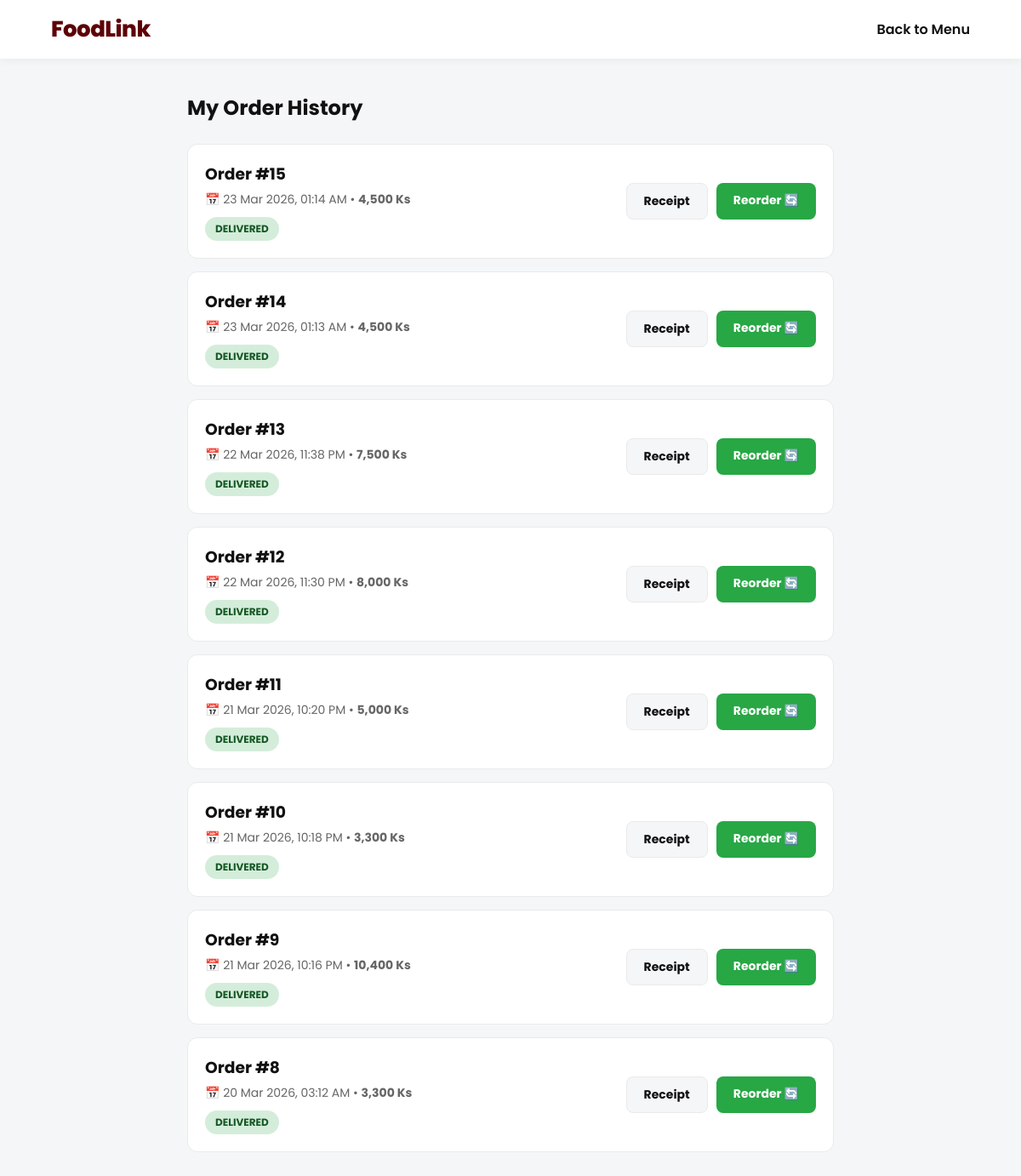
The page /foodlink/my_orders.php (signed in) on the database its author committed.
### tables this page shows
CREATE TABLE `orders` (
  `order_id` int(11) NOT NULL,
  `user_id` int(11) NOT NULL,
  `rider_id` int(11) DEFAULT NULL,
  `total_amount` decimal(10,2) NOT NULL,
  `delivery_address` text NOT NULL,
  `phone_number` varchar(20) NOT NULL,
  `notes` text DEFAULT NULL,
  `payment_method` varchar(50) DEFAULT 'COD',
  `status` varchar(50) DEFAULT 'pending',
  `created_at` timestamp NOT NULL DEFAULT current_timestamp()
);

### foodlink/my_orders.php (the view, shortened to what this page needs)
<?php
require 'includes/db.php';
$user_id = $_SESSION['user_id'];
$stmt = $pdo->prepare("SELECT * FROM orders WHERE user_id = ? ORDER BY created_at DESC");
$stmt->execute([$user_id]);
$orders = $stmt->fetchAll();
?>
<!DOCTYPE html>
<html lang="en">
<head>
    <link rel="stylesheet" href="assets/style.css">
</head>
<body>
    <nav class="navbar">
        <a href="index.php" class="navbar-brand">FoodLink</a>
        <div class="nav-actions">
            <a href="index.php" class="translatable" data-en="Back to Menu" data-my="မီနူးသို့ ပြန်သွားမည်" style="color: var(--text-dark); text-decoration: none; font-weight: 600;">Back to Menu</a>
        </div>
    </nav>
    <div class="orders-container">
        <h2 style="color: var(--text-dark); margin-bottom: 25px;" class="translatable" data-en="My Order History" data-my="ကျွန်ုပ်၏ အော်ဒါမှတ်တမ်း">My Order History</h2>
        <?php if(count($orders) > 0): ?>
            <?php foreach($orders as $order): ?>
                <div class="customer-order-card">
                    <div>
                        <h3 style="margin: 0 0 5px; color: var(--text-dark);">Order #<?= $order['order_id'] ?></h3>
                        <p style="margin: 0 0 5px; color: var(--text-muted); font-size: 14px;">📅 <?= date('d M Y, h:i A', strtotime($order['created_at'])) ?> • <strong><?= number_format($order['total_amount'], 0) ?> Ks</strong></p>
                        <span class="status-badge status-<?= $order['status'] ?>"><?= $order['status'] ?></span>
                    </div>
                    <div class="action-buttons">
                        <?php if($order['status'] === 'pending' || $order['status'] === 'preparing' || $order['status'] === 'ready'): ?>
                            <a href="track_order.php?id=<?= $order['order_id'] ?>" class="btn-primary" style="padding: 10px 20px; font-size: 14px; width: auto; margin: 0;">Track Order</a>
                        <?php else: ?>
                            <a href="receipt.php?id=<?= $order['order_id'] ?>" class="btn-primary translatable" data-en="Receipt" data-my="ဖြတ်ပိုင်း" style="padding: 10px 20px; font-size: 14px; background: var(--bg-light); color: var(--text-dark); border: 1px solid var(--border-light); width: auto; margin: 0;">Receipt</a>
                            <a href="my_orders.php?action=reorder&id=<?= $order['order_id'] ?>" class="btn-primary translatable" data-en="Reorder" data-my="ထပ်မံမှာယူမည်" style="padding: 10px 20px; font-size: 14px; background: #28a745; width: auto; margin: 0;">Reorder 🔄</a>
                        <?php endif; ?>
                    </div>
                </div>
            <?php endforeach; ?>
        <?php endif; ?>
    </div>
</body>
</html>

### foodlink/assets/style.css (style rules this page uses)
:root { --primary-color: #5E0006; --primary-hover: #8A0009; --accent-color: #F5A623; --bg-light: #F4F6F8; --white: #FFFFFF; --text-dark: #111111; --text-muted: #666666; --border-light: #EAEAEA; --shadow-card: 0 4px 16px rgba(0,0,0,0.06); --shadow-hover: 0 12px 24px rgba(94, 0, 6, 0.15); }
* { margin: 0; padding: 0; box-sizing: border-box; font-family: 'Poppins', sans-serif; }
body { background-color: var(--bg-light); color: var(--text-dark); -webkit-font-smoothing: antialiased; }
.navbar { position: sticky; top: 0; background: var(--white); padding: 15px 5%; display: flex; justify-content: space-between; align-items: center; box-shadow: 0 2px 10px rgba(0,0,0,0.05); z-index: 1000; }
.navbar-brand { font-size: 26px; font-weight: 800; color: var(--primary-color); text-decoration: none; letter-spacing: -0.5px; }
.nav-actions { display: flex; gap: 20px; align-items: center; }
.btn-primary { width: 100%; padding: 15px; background: var(--primary-color); color: var(--white); border: none; border-radius: 8px; font-size: 15px; font-weight: 700; cursor: pointer; transition: 0.3s; margin-top: 10px; display: block; text-align: center; text-decoration: none; }
.status-badge { padding: 5px 12px; border-radius: 6px; font-size: 12px; font-weight: 600; }

### foodlink/my_orders.php (style rules this page uses)
.orders-container { max-width: 800px; margin: 40px auto; padding: 0 20px; }
.customer-order-card { display: flex; justify-content: space-between; align-items: center; background: var(--white); padding: 20px; border-radius: 12px; border: 1px solid var(--border-light); box-shadow: var(--shadow-sm); margin-bottom: 15px; transition: 0.3s; flex-wrap: wrap; gap: 15px; }
.status-badge { padding: 5px 12px; border-radius: 50px; font-size: 12px; font-weight: 700; text-transform: uppercase; display: inline-block; margin-top: 5px; }
.status-delivered { background: #D4EDDA; color: #155724; }
.action-buttons { display: flex; gap: 10px; flex-wrap: wrap; }

### rows shown on the page
orders: order_id "15", created_at "23 Mar 2026, 01:14 AM", total_amount "4,500", status "DELIVERED"
orders: order_id "14", created_at "23 Mar 2026, 01:13 AM", total_amount "4,500", status "DELIVERED"
orders: order_id "13", created_at "22 Mar 2026, 11:38 PM", total_amount "7,500", status "DELIVERED"
orders: order_id "12", created_at "22 Mar 2026, 11:30 PM", total_amount "8,000", status "DELIVERED"
orders: order_id "11", created_at "21 Mar 2026, 10:20 PM", total_amount "5,000", status "DELIVERED"
orders: order_id "10", created_at "21 Mar 2026, 10:18 PM", total_amount "3,300", status "DELIVERED"
orders: order_id "9", created_at "21 Mar 2026, 10:16 PM", total_amount "10,400", status "DELIVERED"
orders: order_id "8", created_at "20 Mar 2026, 03:12 AM", total_amount "3,300", status "DELIVERED"
